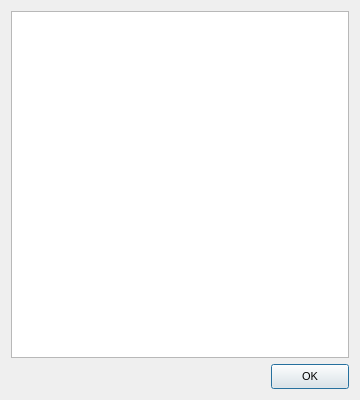
<?xml version="1.0" encoding="UTF-8"?>
<ui version="4.0">
 <class>DialogPEMetaDataStrings</class>
 <widget class="QDialog" name="DialogPEMetaDataStrings">
  <property name="windowModality">
   <enum>Qt::ApplicationModal</enum>
  </property>
  <property name="geometry">
   <rect>
    <x>0</x>
    <y>0</y>
    <width>360</width>
    <height>400</height>
   </rect>
  </property>
  <property name="minimumSize">
   <size>
    <width>360</width>
    <height>400</height>
   </size>
  </property>
  <property name="maximumSize">
   <size>
    <width>360</width>
    <height>400</height>
   </size>
  </property>
  <property name="font">
   <font>
    <pointsize>8</pointsize>
    <weight>50</weight>
    <bold>false</bold>
   </font>
  </property>
  <property name="windowTitle">
   <string>MetaData Strings</string>
  </property>
  <layout class="QVBoxLayout" name="verticalLayout">
   <item>
    <widget class="QTableView" name="tableWidgetStrings">
     <property name="font">
      <font>
       <pointsize>8</pointsize>
       <weight>50</weight>
       <bold>false</bold>
      </font>
     </property>
     <property name="contextMenuPolicy">
      <enum>Qt::CustomContextMenu</enum>
     </property>
     <property name="editTriggers">
      <set>QAbstractItemView::NoEditTriggers</set>
     </property>
     <property name="selectionMode">
      <enum>QAbstractItemView::SingleSelection</enum>
     </property>
     <property name="selectionBehavior">
      <enum>QAbstractItemView::SelectItems</enum>
     </property>
     <property name="gridStyle">
      <enum>Qt::NoPen</enum>
     </property>
     <property name="sortingEnabled">
      <bool>true</bool>
     </property>
     <attribute name="verticalHeaderVisible">
      <bool>false</bool>
     </attribute>
    </widget>
   </item>
   <item>
    <layout class="QHBoxLayout" name="horizontalLayout">
     <item>
      <spacer name="horizontalSpacer_9">
       <property name="orientation">
        <enum>Qt::Horizontal</enum>
       </property>
       <property name="sizeHint" stdset="0">
        <size>
         <width>50</width>
         <height>20</height>
        </size>
       </property>
      </spacer>
     </item>
     <item>
      <widget class="QPushButtonX" name="pushButtonOK">
       <property name="minimumSize">
        <size>
         <width>78</width>
         <height>25</height>
        </size>
       </property>
       <property name="maximumSize">
        <size>
         <width>78</width>
         <height>25</height>
        </size>
       </property>
       <property name="text">
        <string>OK</string>
       </property>
      </widget>
     </item>
    </layout>
   </item>
  </layout>
 </widget>
 <customwidgets>
  <customwidget>
   <class>QPushButtonX</class>
   <extends>QPushButton</extends>
   <header>qpushbuttonx.h</header>
  </customwidget>
 </customwidgets>
 <resources/>
 <connections/>
</ui>
